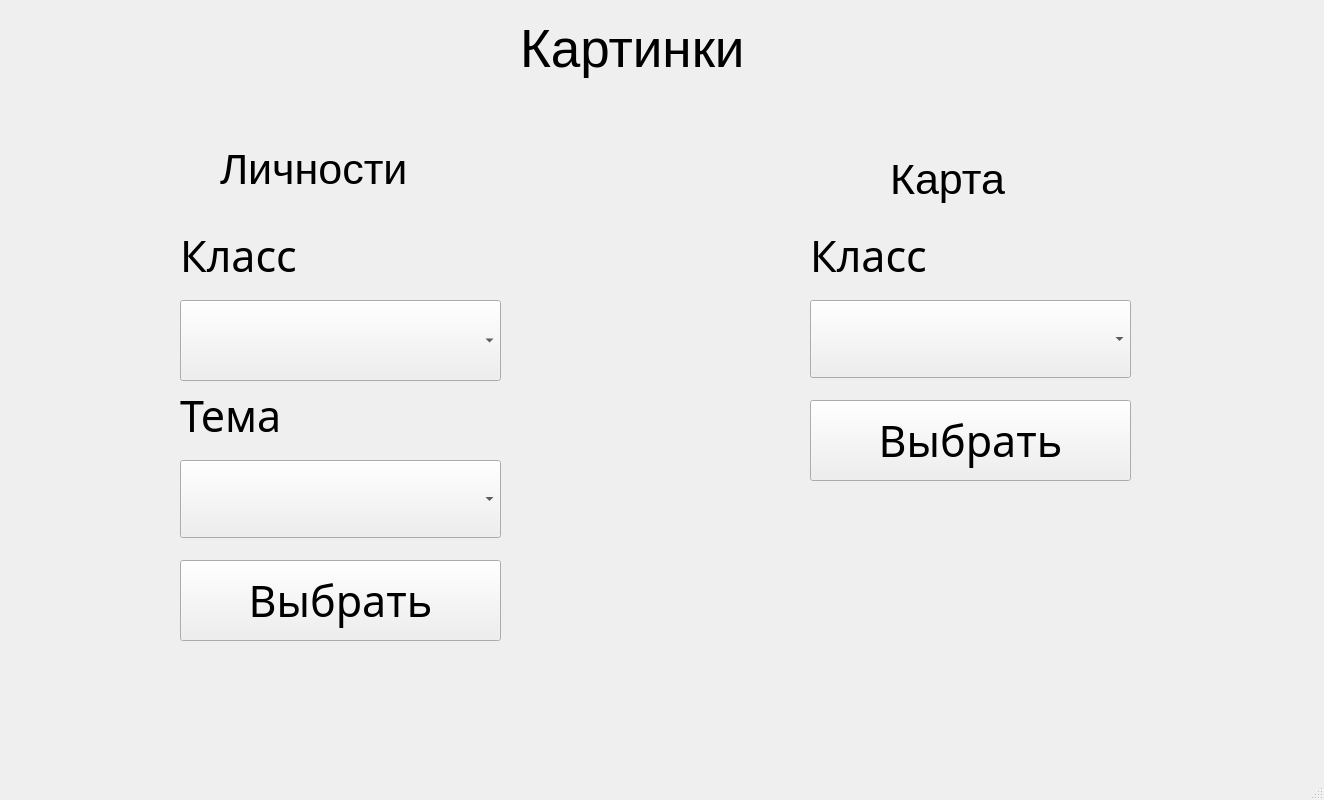
<?xml version="1.0" encoding="UTF-8"?>
<ui version="4.0">
 <class>MainWindow</class>
 <widget class="QMainWindow" name="MainWindow">
  <property name="geometry">
   <rect>
    <x>0</x>
    <y>0</y>
    <width>1324</width>
    <height>800</height>
   </rect>
  </property>
  <property name="windowTitle">
   <string>MainWindow</string>
  </property>
  <widget class="QWidget" name="centralwidget">
   <widget class="QComboBox" name="map_klass_box">
    <property name="geometry">
     <rect>
      <x>810</x>
      <y>300</y>
      <width>321</width>
      <height>78</height>
     </rect>
    </property>
    <property name="sizePolicy">
     <sizepolicy hsizetype="Preferred" vsizetype="Expanding">
      <horstretch>0</horstretch>
      <verstretch>0</verstretch>
     </sizepolicy>
    </property>
    <property name="font">
     <font>
      <family>Dutch801 Rm BT</family>
      <pointsize>25</pointsize>
     </font>
    </property>
    <property name="focusPolicy">
     <enum>Qt::StrongFocus</enum>
    </property>
    <property name="layoutDirection">
     <enum>Qt::LeftToRight</enum>
    </property>
    <property name="inputMethodHints">
     <set>Qt::ImhDialableCharactersOnly</set>
    </property>
    <property name="editable">
     <bool>false</bool>
    </property>
    <property name="currentText">
     <string/>
    </property>
   </widget>
   <widget class="QLabel" name="map_klass_label">
    <property name="geometry">
     <rect>
      <x>810</x>
      <y>230</y>
      <width>151</width>
      <height>51</height>
     </rect>
    </property>
    <property name="font">
     <font>
      <family>Dutch801 Rm BT</family>
      <pointsize>32</pointsize>
     </font>
    </property>
    <property name="text">
     <string>Класс</string>
    </property>
   </widget>
   <widget class="QLabel" name="portrait_theme_label">
    <property name="geometry">
     <rect>
      <x>180</x>
      <y>390</y>
      <width>121</width>
      <height>51</height>
     </rect>
    </property>
    <property name="font">
     <font>
      <family>Dutch801 Rm BT</family>
      <pointsize>32</pointsize>
     </font>
    </property>
    <property name="text">
     <string>Тема</string>
    </property>
   </widget>
   <widget class="QComboBox" name="portrait_theme_box">
    <property name="geometry">
     <rect>
      <x>180</x>
      <y>460</y>
      <width>321</width>
      <height>78</height>
     </rect>
    </property>
    <property name="sizePolicy">
     <sizepolicy hsizetype="Preferred" vsizetype="Expanding">
      <horstretch>0</horstretch>
      <verstretch>0</verstretch>
     </sizepolicy>
    </property>
    <property name="font">
     <font>
      <family>Dutch801 Rm BT</family>
      <pointsize>25</pointsize>
     </font>
    </property>
    <property name="focusPolicy">
     <enum>Qt::StrongFocus</enum>
    </property>
    <property name="layoutDirection">
     <enum>Qt::LeftToRight</enum>
    </property>
    <property name="editable">
     <bool>false</bool>
    </property>
    <property name="currentText">
     <string/>
    </property>
   </widget>
   <widget class="QPushButton" name="select_map">
    <property name="geometry">
     <rect>
      <x>810</x>
      <y>400</y>
      <width>321</width>
      <height>81</height>
     </rect>
    </property>
    <property name="font">
     <font>
      <family>Dutch801 Rm BT</family>
      <pointsize>32</pointsize>
     </font>
    </property>
    <property name="text">
     <string>Выбрать</string>
    </property>
   </widget>
   <widget class="QLabel" name="map_label">
    <property name="geometry">
     <rect>
      <x>890</x>
      <y>140</y>
      <width>151</width>
      <height>78</height>
     </rect>
    </property>
    <property name="font">
     <font>
      <pointsize>32</pointsize>
     </font>
    </property>
    <property name="text">
     <string>Карта</string>
    </property>
   </widget>
   <widget class="QLabel" name="portrait_label">
    <property name="geometry">
     <rect>
      <x>220</x>
      <y>130</y>
      <width>241</width>
      <height>78</height>
     </rect>
    </property>
    <property name="font">
     <font>
      <pointsize>32</pointsize>
     </font>
    </property>
    <property name="text">
     <string>Личности</string>
    </property>
   </widget>
   <widget class="QLabel" name="portrait_klass_label">
    <property name="geometry">
     <rect>
      <x>180</x>
      <y>230</y>
      <width>151</width>
      <height>51</height>
     </rect>
    </property>
    <property name="font">
     <font>
      <family>Dutch801 Rm BT</family>
      <pointsize>32</pointsize>
     </font>
    </property>
    <property name="text">
     <string>Класс</string>
    </property>
   </widget>
   <widget class="QComboBox" name="portrait_klass_box">
    <property name="geometry">
     <rect>
      <x>180</x>
      <y>300</y>
      <width>321</width>
      <height>81</height>
     </rect>
    </property>
    <property name="sizePolicy">
     <sizepolicy hsizetype="Preferred" vsizetype="Expanding">
      <horstretch>0</horstretch>
      <verstretch>0</verstretch>
     </sizepolicy>
    </property>
    <property name="font">
     <font>
      <family>Dutch801 Rm BT</family>
      <pointsize>25</pointsize>
     </font>
    </property>
    <property name="focusPolicy">
     <enum>Qt::StrongFocus</enum>
    </property>
    <property name="layoutDirection">
     <enum>Qt::LeftToRight</enum>
    </property>
    <property name="inputMethodHints">
     <set>Qt::ImhDialableCharactersOnly</set>
    </property>
    <property name="editable">
     <bool>false</bool>
    </property>
    <property name="currentText">
     <string/>
    </property>
   </widget>
   <widget class="QPushButton" name="select_portrait">
    <property name="geometry">
     <rect>
      <x>180</x>
      <y>560</y>
      <width>321</width>
      <height>81</height>
     </rect>
    </property>
    <property name="font">
     <font>
      <family>Dutch801 Rm BT</family>
      <pointsize>32</pointsize>
     </font>
    </property>
    <property name="text">
     <string>Выбрать</string>
    </property>
   </widget>
   <widget class="QLabel" name="pictures_label">
    <property name="geometry">
     <rect>
      <x>520</x>
      <y>10</y>
      <width>301</width>
      <height>78</height>
     </rect>
    </property>
    <property name="font">
     <font>
      <pointsize>40</pointsize>
     </font>
    </property>
    <property name="text">
     <string>Картинки</string>
    </property>
   </widget>
  </widget>
  <widget class="QMenuBar" name="menubar">
   <property name="geometry">
    <rect>
     <x>0</x>
     <y>0</y>
     <width>1324</width>
     <height>26</height>
    </rect>
   </property>
  </widget>
  <widget class="QStatusBar" name="statusbar"/>
 </widget>
 <resources/>
 <connections/>
</ui>
